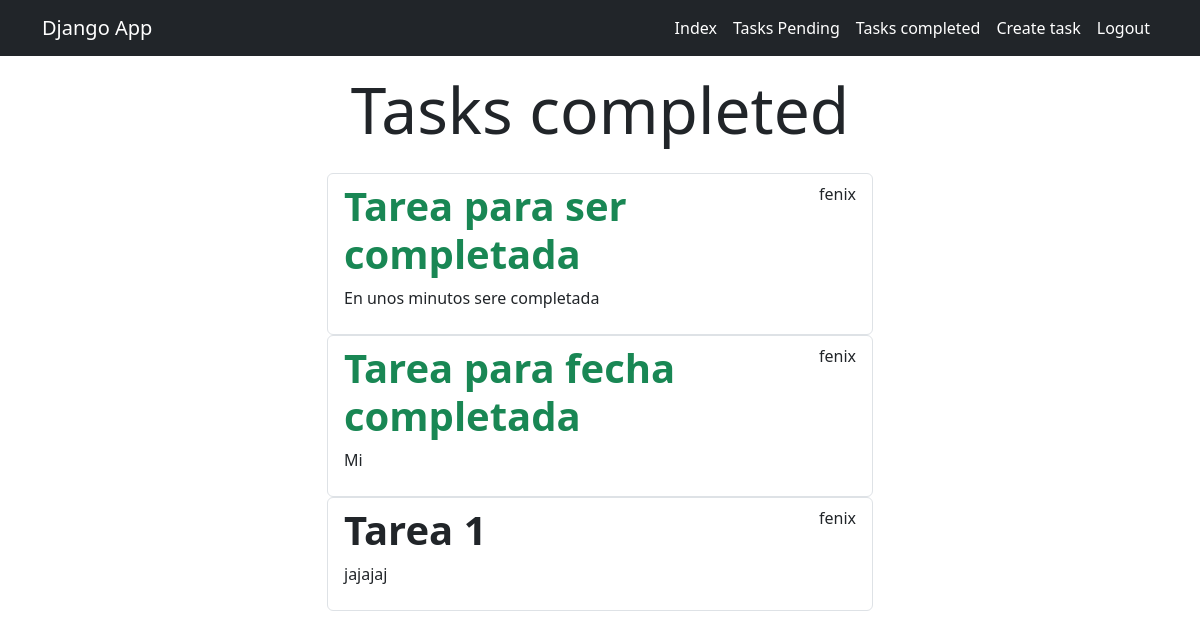
Before: /tasks-completed/ (signed in) with the older database file.
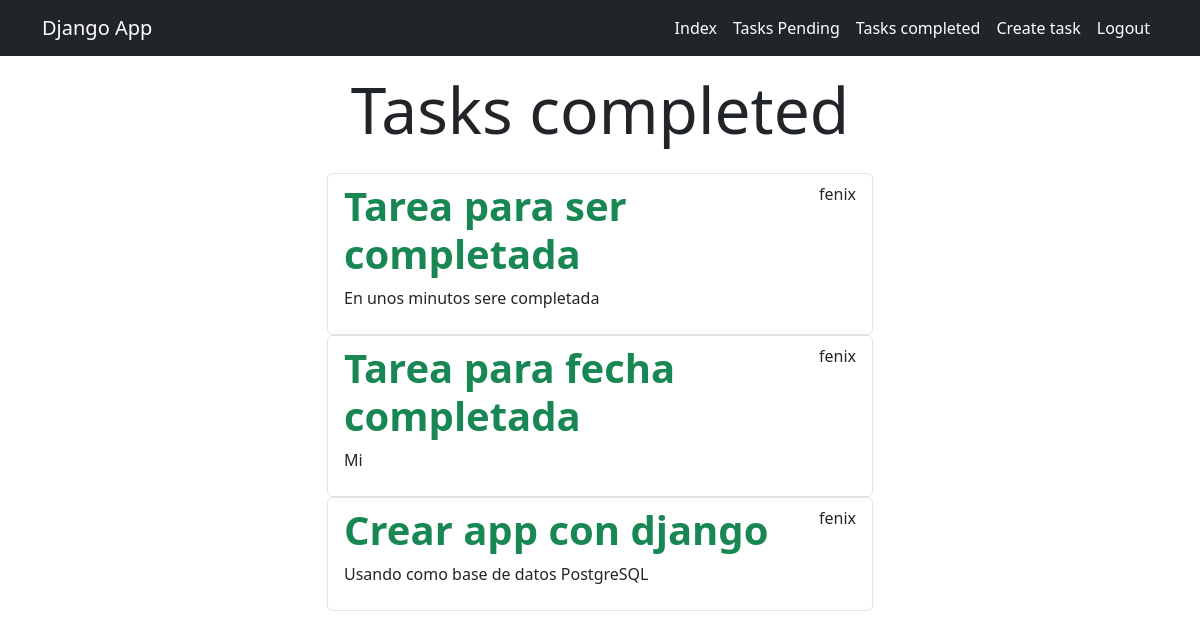
After: the same page with the newer database file.
### tasks/models.py (models this page shows, shortened)
class Task(models.Model):
  title = models.CharField(max_length=100)
  description = models.TextField(blank=True)
  created = models.DateTimeField(auto_now_add=True)
  datecompleted = models.DateTimeField(null=True, blank=True)
  important = models.BooleanField(default=False)
  user = models.ForeignKey(User, on_delete=models.CASCADE)

### tasks/views.py (the view)
# urls.py: path('tasks-completed/', views.tasks_completed, name='tasks_completed'),
@login_required
def tasks_completed(request):
    tasks = Task.objects.filter(user = request.user, datecompleted__isnull = False).order_by('-datecompleted')
    return render(request, 'tasks_completed.html', {
        'tasks': tasks
    })

### tasks/Templates/tasks_completed.html (shortened to what this page needs)
{% extends 'base.html' %}
{% block content %}
<main class="container">
  <div class="row">
    <div class="col-md-6 offset-md-3">
      <h1 class="text-center display-3 py-3">Tasks completed</h1>
      {% for task in tasks %}
      <ul class="list-group">
        <a class="list-group-item" href="{% url 'tasks_completed' %}">
          <header class="d-flex justify-content-between">
            {% if task.important %}
            <h1 class="fw-bold text-success">{{task.title}}</h1>
            {% else %}
            <h1 class="fw-bold">{{task.title}}</h1>
            {% endif %}
            <p>{{task.user.username}}</p>
          </header>
          <p>{{task.description}}</p>
        </a>
      </ul>
      {% endfor %}
    </div>
  </div>
</main>
{% endblock %}

Changed rows visible on the page:
changed Task: important False → True (drawn); description "jajajaj" → "Usando como base de datos PostgreSQL"; title "Tarea 1" → "Crear app con django"
